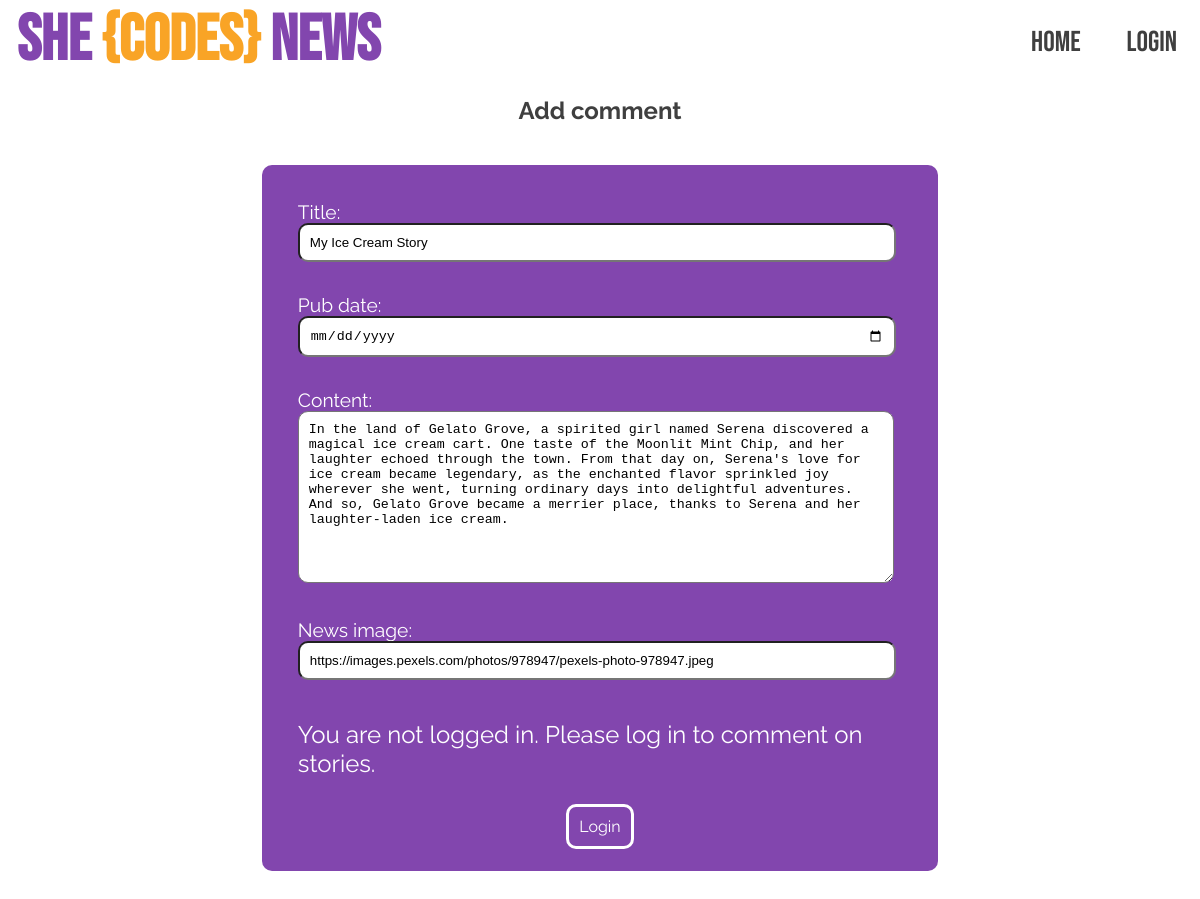
Screenshot of /news/8/edit-story/ with the database file from the repository.
### news/models.py (models this page shows)
class NewsStory(models.Model):
    title = models.CharField(max_length=200)
    author = models.ForeignKey(
        get_user_model(),
        on_delete=models.CASCADE
    )
    pub_date = models.DateTimeField()
    modified_date = models.DateTimeField(auto_now=True)
    content = models.TextField()
    news_image = models.URLField(blank=True)

### news/views.py (the view)
# urls.py: path('<int:pk>/edit-story/', views.EditStoryView.as_view(), name='editStory'),
class EditStoryView(generic.edit.UpdateView):
    form_class = StoryForm
    model = NewsStory
    context_object_name = 'storyForm'
    template_name = 'news/createStory.html'
    success_url = reverse_lazy('news:index')
    def get_context_data(self, **kwargs):
        context = super().get_context_data(**kwargs)
        context['add_story_view'] = False
        return context
    def get_queryset(self):
        return NewsStory.objects.all()

### news/forms.py
class StoryForm(ModelForm):
    class Meta:
        model = NewsStory
        fields = ['title', 'pub_date', 'content', 'news_image']
        widgets = {
            'pub_date': forms.DateInput(format=('%m/%d/%Y'),
                attrs={
                    'class':'form-control',
                    'placeholder':'Select a date',
                    'type':'date'})
        }

### news/templates/news/createStory.html (shortened to what this page needs)
{% extends "base.html" %}
{% load static %}
{% block stylesheets %}
<link rel="stylesheet" type="text/css" href="{% static 'news/styles.css' %}">
{% endblock %}
{% block content %}
<div class="create-story">
    <h2>Add comment</h2>
<form id="comment-form" action="" method="post">
    {{ form.as_p }}
    {% if request.user.is_authenticated %}
    <input class="submit-button" type="submit" value="Submit">
    {% else %}
    <p class="warning-label">You are not logged in. Please log in to comment on stories.</p>
    <a class="log-button" href="{% url 'login' %}">Login</a>
    {% endif %}
</form>
</div>
{% endblock %}

### static/styles.css (style rules this page uses)
:root { --black: #3F3F3F; --yellow: #F9A426; --purple: #8246ae; --white: #FFFFFF; --shadow: #a7a7a7; }
body { background-color: var(--white); padding: 0; margin: 0; }
h2 { font-family: 'Raleway', sans-serif; color: var(--black); }
a { margin: 2px; text-decoration: none; color: #000; }
a, p { font-family: "Raleway"; }
form { background-color: var(--purple); padding: 20px; margin: 20px; border-radius: 10px; display: flex; flex-direction: column; align-items: center; justify-content: center; }
form label { color: var(--white); display: flex; flex-direction: column; font-size: 1.2rem; }
form p { padding: 0 10px; width: 100%; }
form input, form textarea { padding: 5px; width: 98%; border-radius: 10px; }
.log-button { padding: 10px; background-color: var(--purple); color: white; border-radius: 10px; border: 3px solid var(--white); }

### news/static/news/styles.css (style rules this page uses)
.create-story { margin-top: 38px; display: flex; flex-direction: column; align-items: center; }
form label { display: flex; flex-direction: column; }
form input, form textarea { padding: 10px; width: 95%; border-radius: 10px; }
form p { color: var(--white); }
.warning-label { color: var(--white); font-size: 1.5em; }
#comment-form { width: 85% !important; }
#comment-form p, #comment-form input { width: 95%; }

### rows the page displays
NewsStory: title "My Ice Cream Story", content "In the land of Gelato Grove, a spirited girl named Serena discovered a magical ice cream cart. One taste of the Moonlit Mint Chip, and her laughter echoed through the town. From that day on, Serena's love for ice cream became legendary, as the enchanted flavor sprinkled joy wherever she went, turning ordinary days into delightful adventures. And so, Gelato Grove became a merrier place, thanks to Serena and her laughter-laden ice cream.", news_image "https://images.pexels.com/photos/978947/pexels-photo-978947.jpeg"
